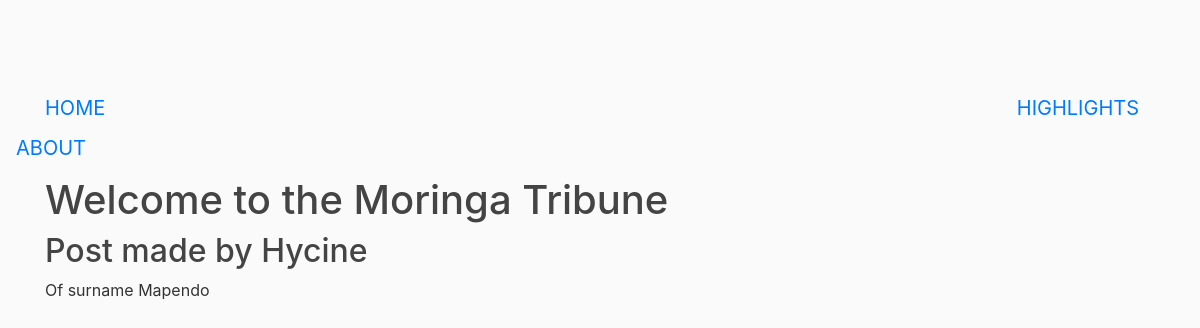
Page /about/ on the earlier database version.
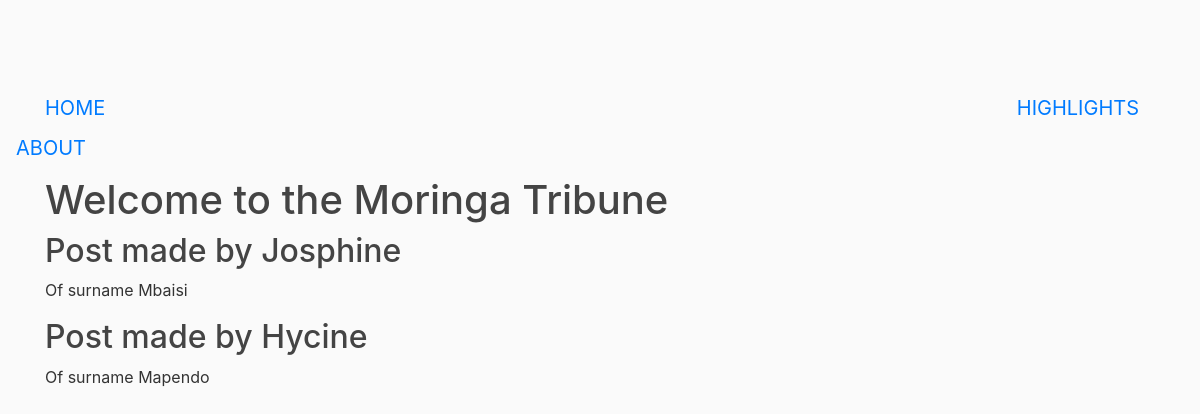
Same page on the later database version.
### news/models.py (models this page shows, shortened)
class Editor(models.Model) :
  first_name = models.CharField(max_length=30)
  last_name = models.CharField(max_length=30)
  email = models.EmailField()
  class Meta :
    ordering = ['-first_name']

### news/views.py (the view)
# urls.py: path('about/', views.about, name='News~About'),
def about(request) :
  context = {
    'news': Editor.objects.all()
  }
  return render(request, 'news/about.html', context)

### news/templates/news/about.html (shortened to what this page needs)
{% extends 'news/base.html' %}
{% block content %}
    <h1>
      Welcome to the Moringa Tribune
    </h1>
    {% for new in news %}
      <h2>
        Post made by {{new.first_name}}
      </h2>
      <p>
        Of surname {{new.last_name}}
      </p>
    {% endfor %}
{% endblock content %}

Differences in the rows shown:
added Editor: first_name "Josphine", last_name "Mbaisi"
